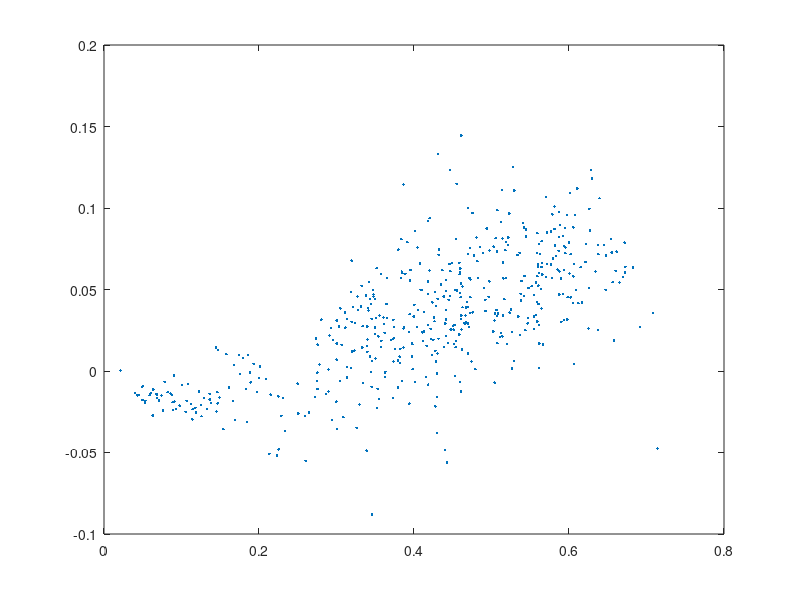
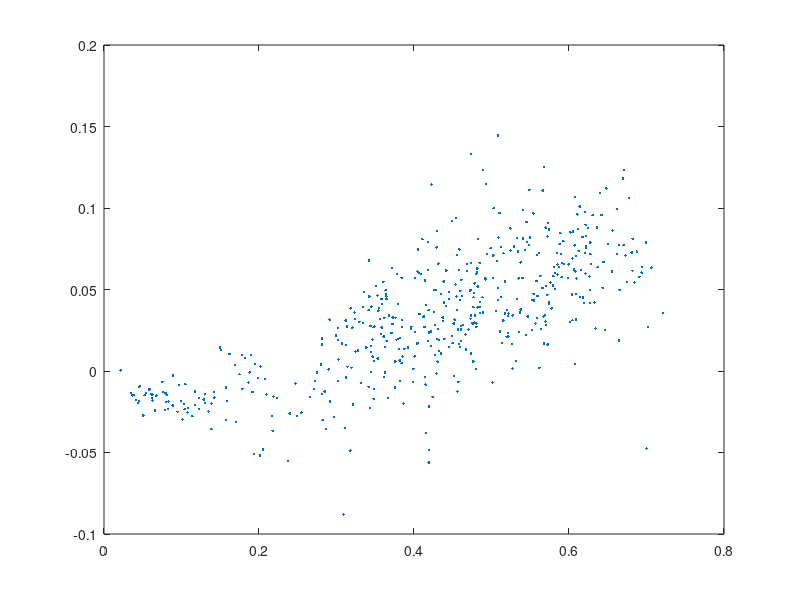
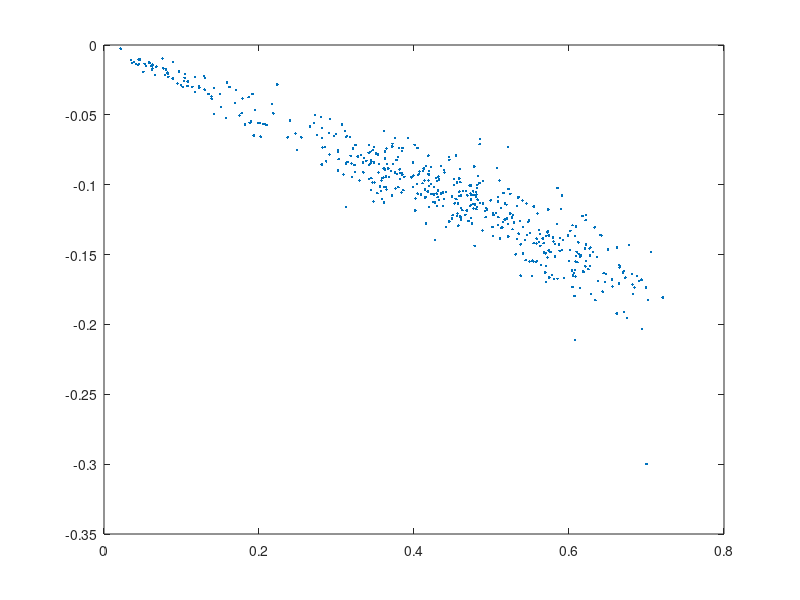

Recreate these plots in MATLAB, in order.
x = dlmread('oakland-mi-subset.csv',',',1,0);

%
% Shiva's plot
%
% X axis is the rate of R straight tickets per overall straight ticket
% voter
%
% Y axis is the rate of R indiv trump vote per overall indiv ballots 
%

st_rate = x(:,2)./x(:,3);
figure(1)
plot(st_rate(:),x(:,4)./x(:,5)-st_rate(:),'.')

%
% alternate 1
% 
% X axis is overall rate of trump votes, any source
%
% Y axis is difference between rate of R straight ticket per overall
% straight tickets, and rate of trump votes per overall indiv ballots
%

r_rate = (x(:,2)+x(:,4))./(x(:,3)+x(:,5));
figure(2)
plot(r_rate(:),x(:,4)./x(:,5)-x(:,2)./x(:,3),'.')

%
% alternate 2
%
% X axis is overall rate of trump votes, any source 
%
% Y axis is difference between rate of individual trump votes per all votes, 
% and the rate of R straight ticket votes per all votes
%
% shows that as the overall fraction of trump votes increases, the fraction
% of stright ticket votes increases relative to individual, linearly.
%

figure(3)
plot(r_rate(:),x(:,4)./(x(:,3)+x(:,5))-x(:,2)./(x(:,3)+x(:,5)),'.')
